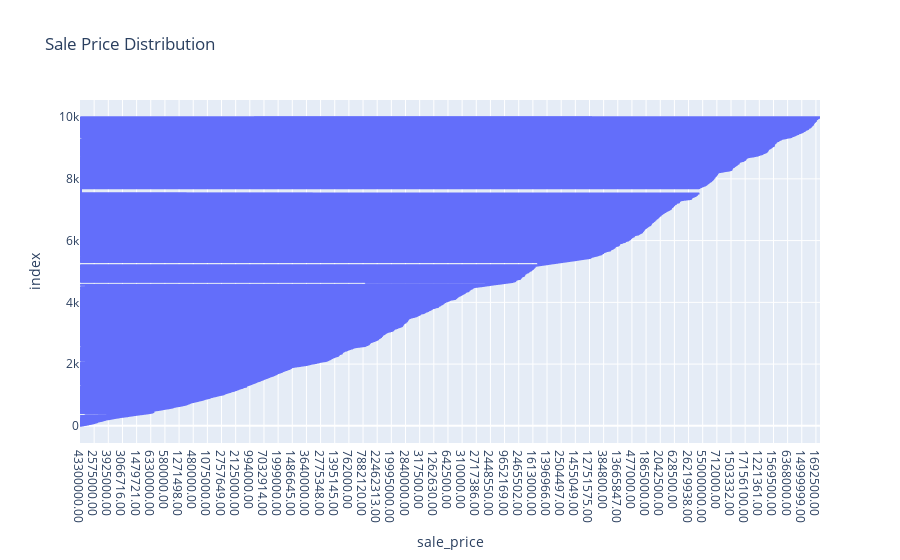

Write notebook code for a chart like this one.
### Code cell
import plotly.express as px

plot_land = px.line(
    df_land,
    x='sale_price',
    title='Sale Price Distribution',
)

plot_land

### Figure 1 — Plotly figure (JSON) as saved in the notebook; plotly's stock layout.template omitted (floating-point values rounded to 4 significant figures; data arrays with more than 128 entries replaced by an {"elided": "..."} marker saying what was removed)
{"data": [{"hovertemplate": "sale_price=%{x}<br>index=%{y}<extra></extra>", "legendgroup": "", "line": {"color": "#636efa", "dash": "solid"}, "marker": {"symbol": "circle"}, "mode": "lines", "name": "", "showlegend": false, "type": "scattergl", "x": {"elided": "10000 str values"}, "xaxis": "x", "y": {"elided": "10000 int values"}, "yaxis": "y"}], "layout": {"legend": {"tracegroupgap": 0}, "title": {"text": "Sale Price Distribution"}, "xaxis": {"anchor": "y", "domain": [0, 1], "title": {"text": "sale_price"}}, "yaxis": {"anchor": "x", "domain": [0, 1], "title": {"text": "index"}}}}
